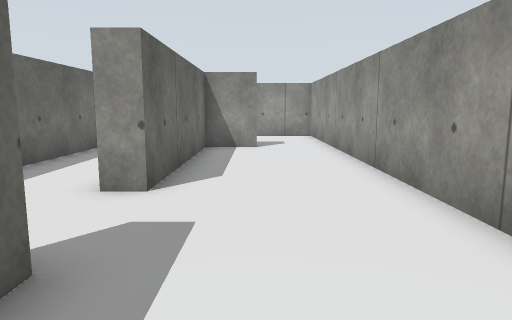
View 1 (above)

19 first-person views from a walk through a robot-simulator world made for Gazebo. The camera is 0.26 m above the floor, tilts 8° down and sees 70° across. The floor is counted in squares, 0.2 m on a side. Each view is taken from the middle of a square. On the plan, view 1 faces up. The plan holds only what a view shows up to about 15 squares ahead; the rest is blank. The place goes on beyond the plan.

View 2
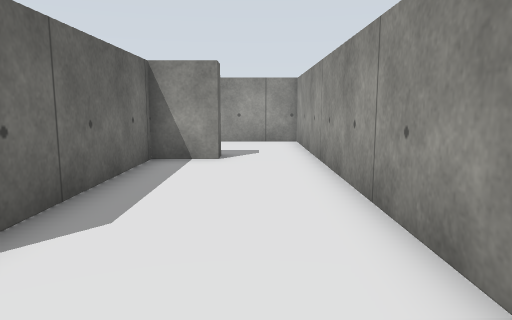

View 3
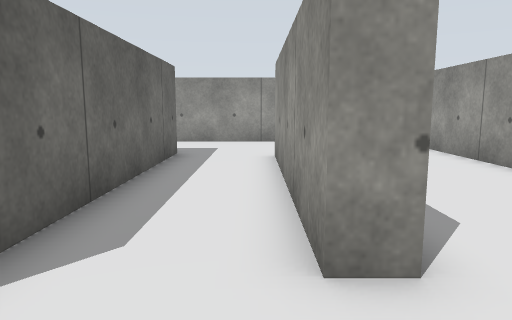

View 4
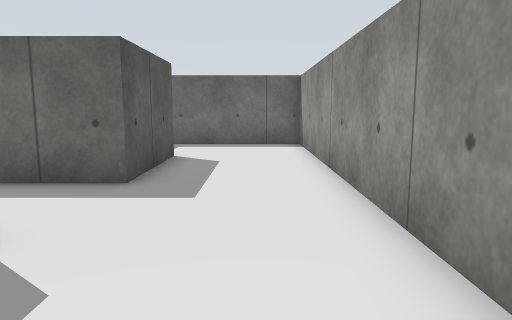

View 5
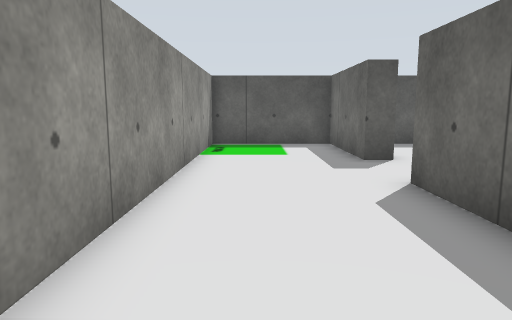

View 6
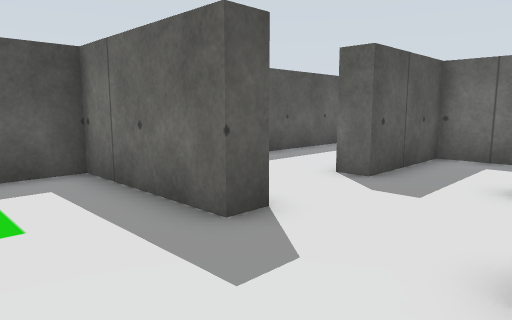

View 7
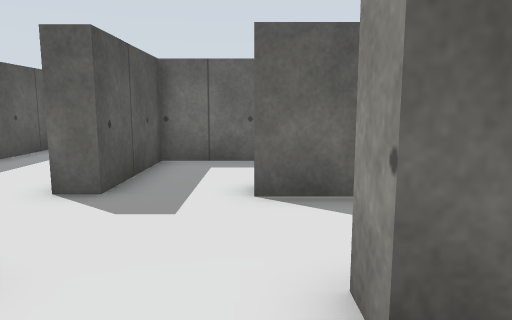

View 8
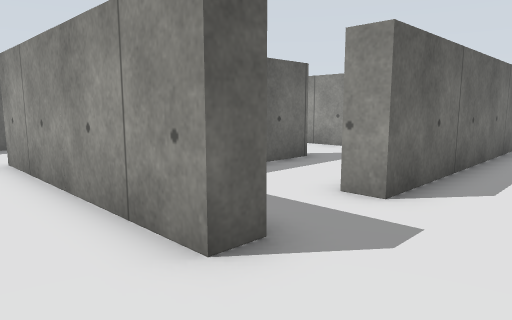

View 9
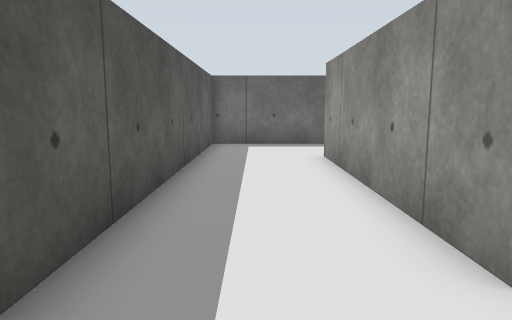

View 10
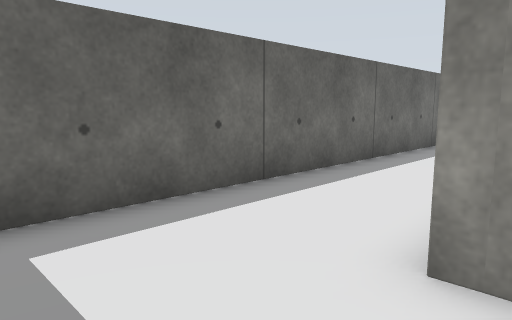

View 11
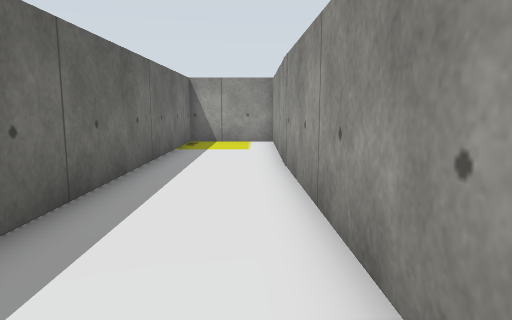

View 12
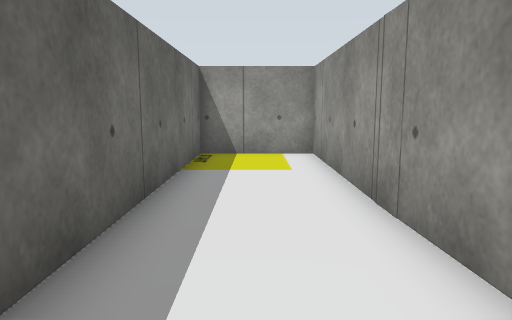

View 13
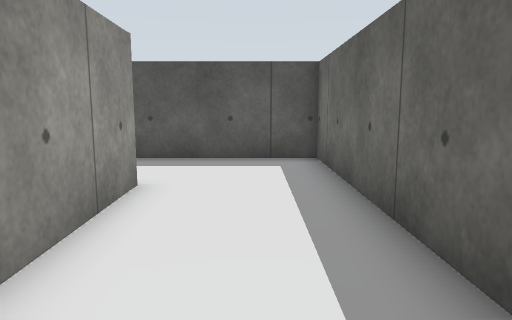

View 14
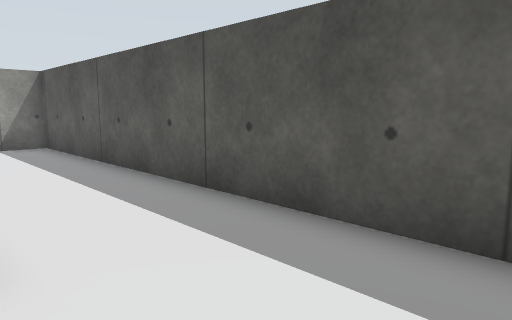

View 15
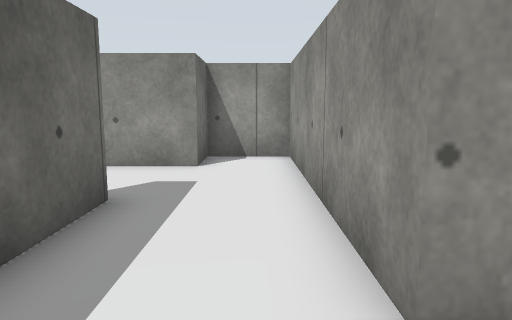

View 16
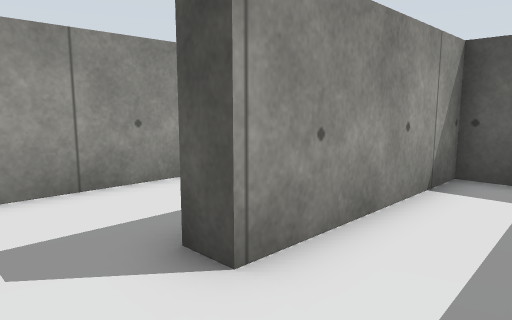

View 17
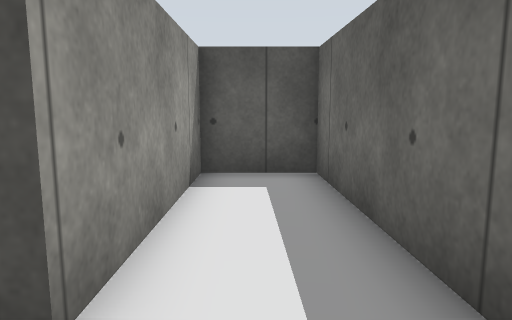

View 18
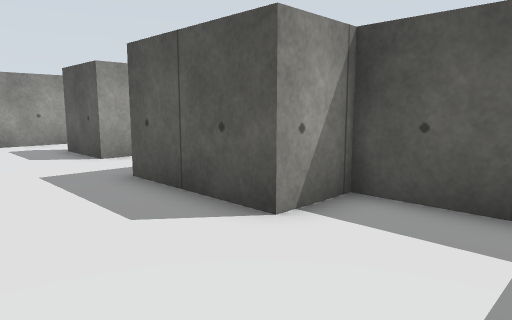

View 19
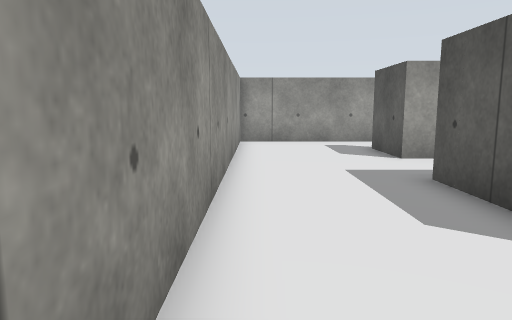

### Floor plan
Ten units are one square. View 1 is at (0, 0); x grows to the right and y downward. Boxes are objects, and circles mark ways between rooms. Rooms are numbered by the first view taken in them; rooms with no view inside come last. Other rooms are left out.
<svg viewBox="-171 -181 202 202">
<path fill="none" stroke="#000" d="M-17 -124 -17 -57 -25 -57 -25 -132 0 -132 0 -124 -17 -124M-26 -26 -17 -26 -17 16 26 16 26 -176 -128 -176 -126 -129M-65 -26 -53 -26 -53 -19M-112 -120 -91 -120 -91 -137 -53 -137 -53 -50 -61 -50M-53 -19 -130 -19 -135 -176M-132 -176 -166 -176 -166 16 -25 16 -25 4M-99 -81 -91 -81 -91 -26 -65 -26M-61 -50 -61 -130 -83 -130 -83 -112 -105 -112M-124 -81 -122 -26 -99 -26 -99 -81M-105 -112 -115 -112"/>
<circle cx="-40" cy="-20" r="3" fill="#2a7"/>
<circle cx="-60" cy="-35" r="3" fill="#2a7"/>
<circle cx="-95" cy="-95" r="3" fill="#2a7"/>
<text x="-30" y="-100">1</text>
<text x="-140" y="-50">2</text>
<text x="-80" y="-80">3</text>
<text x="-110" y="-70">4</text>
</svg>
Room 1 opens to room 2. Room 1 opens to room 3. Room 3 opens to room 4.

Where each view was taken, in squares from view 1:
view 1: 0 up, 0 right, facing up
view 2: 3 up, 1 right, facing up
view 3: 3 up, 3 left, facing up
view 4: 16 up, 1 right, facing left
view 5: 12 up, 1 right, facing down
view 6: 6 up, 1 right, facing down-left
view 7: 5 up, 0 right, facing left
view 8: 0 up, 3 left, facing up-left
view 9: 0 up, 3 left, facing left
view 10: 1 down, 12 left, facing up-left
view 11: 3 up, 14 left, facing up
view 12: 7 up, 15 left, facing up
view 13: 8 up, 15 left, facing down
view 14: 2 up, 16 left, facing down-right
view 15: 3 up, 7 left, facing up
view 16: 10 up, 12 left, facing down-right
view 17: 10 up, 11 left, facing down
view 18: 17 up, 12 left, facing down-right
view 19: 17 up, 12 left, facing right
